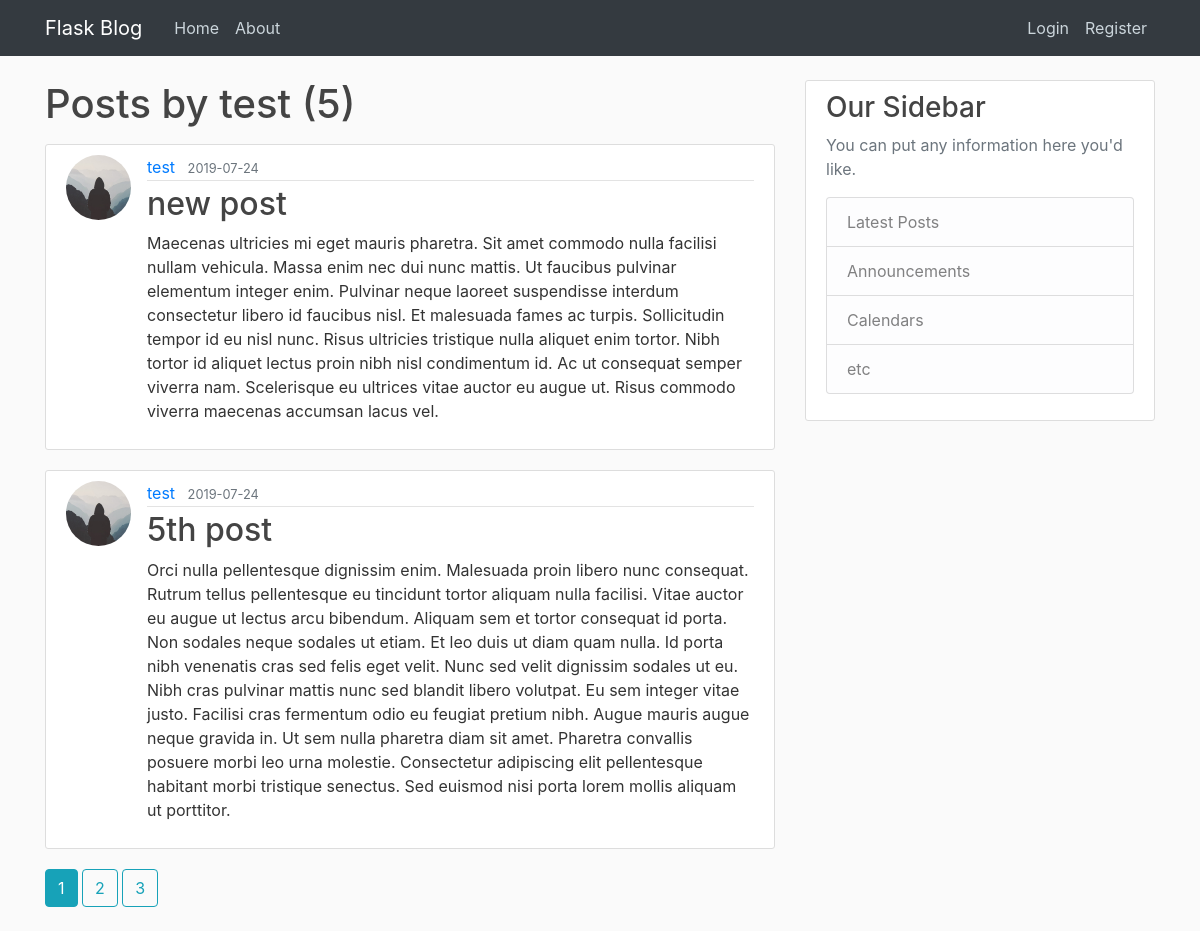
The app's page /user/test with its own data.
### flaskBlog/models.py (models this page shows, shortened)
class User(db.Model, UserMixin):
    id = db.Column(db.Integer, primary_key=True)
    username = db.Column(db.String(20), unique=True, nullable=False)
    email = db.Column(db.String(120), unique=True, nullable=False)
    image_file = db.Column(db.String(20), nullable=False, default='default.jpg')
    password = db.Column(db.String(60), nullable=False)
    posts = db.relationship('Post', backref='author', lazy=True)

class Post(db.Model):
    id = db.Column(db.Integer, primary_key=True)
    title = db.Column(db.String(100), nullable=False)
    date_posted = db.Column(db.DateTime, nullable=False, default=datetime.utcnow)
    content = db.Column(db.Text, nullable=False)
    user_id = db.Column(db.Integer, db.ForeignKey('user.id'), nullable=False)

### flaskBlog/users/routes.py (the view)
@users.route("/user/<string:username>")
def user_posts(username):
    page = request.args.get('page', 1, type=int)
    user = User.query.filter_by(username=username).first_or_404()
    posts = Post.query.filter_by(author=user)\
        .order_by(Post.date_posted.desc())\
        .paginate(per_page=2, page=page)
    return render_template('user_posts.html', posts=posts, user=user)

### flaskBlog/templates/user_posts.html
{% extends "layout.html" %}
{% block content %}
    <h1 class="mb-3">Posts by {{ user.username }} ({{ posts.total }})</h1>
    {% for post in posts.items %}
    <article class="media content-section">
      <img class="rounded-circle article-img" src="{{ url_for('static', filename='profile_pics/' + post.author.image_file) }}">
      <div class="media-body">
        <div class="article-metadata">
          <a class="mr-2" href="{{ url_for('users.user_posts', username=post.author.username) }}">{{ post.author.username }}</a>
          <small class="text-muted">{{ post.date_posted.strftime('%Y-%m-%d') }}</small>
        </div>
        <h2><a class="article-title" href="{{ url_for('posts.post', post_id=post.id) }}">{{ post.title }}</a></h2>
        <p class="article-content">{{ post.content }}</p>
      </div>
      </article>
    {% endfor %}
    {% for page_num in posts.iter_pages(left_edge=1, right_edge=1, left_current=1, right_current=2) %}
      {% if page_num %}
        {% if posts.page == page_num %}
          <a class="btn btn-info mb-4" href="{{ url_for('users.user_posts', username=user.username, page=page_num )}}">{{ page_num }}</a>
        {% else %}
          <a class="btn btn-outline-info mb-4" href="{{ url_for('users.user_posts', username=user.username, page=page_num )}}">{{ page_num }}</a>
        {% endif %}
      {% else %}
        ...
      {% endif %}
    {% endfor %}
{% endblock content %}

### flaskBlog/static/main.css (style rules this page uses)
body { background: #fafafa; color: #333333; margin-top: 5rem; }
h1, h2, h3, h4, h5, h6 { color: #444444; }
.content-section { background: #ffffff; padding: 10px 20px; border: 1px solid #dddddd; border-radius: 3px; margin-bottom: 20px; }
.article-title { color: #444444; }
.article-content { white-space: pre-line; }
.article-img { height: 65px; width: 65px; margin-right: 16px; }
.article-metadata { padding-bottom: 1px; margin-bottom: 4px; border-bottom: 1px solid #e3e3e3 }

### records on screen
User: username "test"
Post: image_file (placeholder picture), author.username "test", date_posted "2019-07-24", title "new post", content "Maecenas ultricies mi eget mauris pharetra. Sit amet commodo nulla facilisi nullam vehicula. Massa enim nec dui nunc mattis. Ut faucibus pulvinar elementum integer enim. Pulvinar neque laoreet suspendisse interdum consectetur libero id faucibus nisl. Et malesuada fames ac turpis. Sollicitudin tempor id eu nisl nunc. Risus ultricies tristique nulla aliquet enim tortor. Nibh tortor id aliquet lectus proin nibh nisl condimentum id. Ac ut consequat semper viverra nam. Scelerisque eu ultrices vitae auctor eu augue ut. Risus commodo viverra maecenas accumsan lacus vel."
Post: image_file (placeholder picture), author.username "test", date_posted "2019-07-24", title "5th post", content "Orci nulla pellentesque dignissim enim. Malesuada proin libero nunc consequat. Rutrum tellus pellentesque eu tincidunt tortor aliquam nulla facilisi. Vitae auctor eu augue ut lectus arcu bibendum. Aliquam sem et tortor consequat id porta. Non sodales neque sodales ut etiam. Et leo duis ut diam quam nulla. Id porta nibh venenatis cras sed felis eget velit. Nunc sed velit dignissim sodales ut eu. Nibh cras pulvinar mattis nunc sed blandit libero volutpat. Eu sem integer vitae justo. Facilisi cras fermentum odio eu feugiat pretium nibh. Augue mauris augue neque gravida in. Ut sem nulla pharetra diam sit amet. Pharetra convallis posuere morbi leo urna molestie. Consectetur adipiscing elit…"

### other values on screen
{{ posts.total }} "5"
{{ page_num }} "1"
{{ page_num }} "2" "3"
